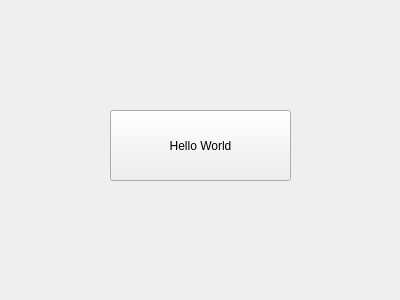
<?xml version="1.0" encoding="UTF-8"?>
<ui version="4.0">
 <class>nine_axis_visualization</class>
 <widget class="QWidget" name="nine_axis_visualization">
  <property name="geometry">
   <rect>
    <x>0</x>
    <y>0</y>
    <width>400</width>
    <height>300</height>
   </rect>
  </property>
  <property name="windowTitle">
   <string>Form</string>
  </property>
  <widget class="QPushButton" name="pushButton">
   <property name="geometry">
    <rect>
     <x>110</x>
     <y>110</y>
     <width>181</width>
     <height>71</height>
    </rect>
   </property>
   <property name="text">
    <string>Hello World</string>
   </property>
  </widget>
 </widget>
 <resources/>
 <connections/>
</ui>
